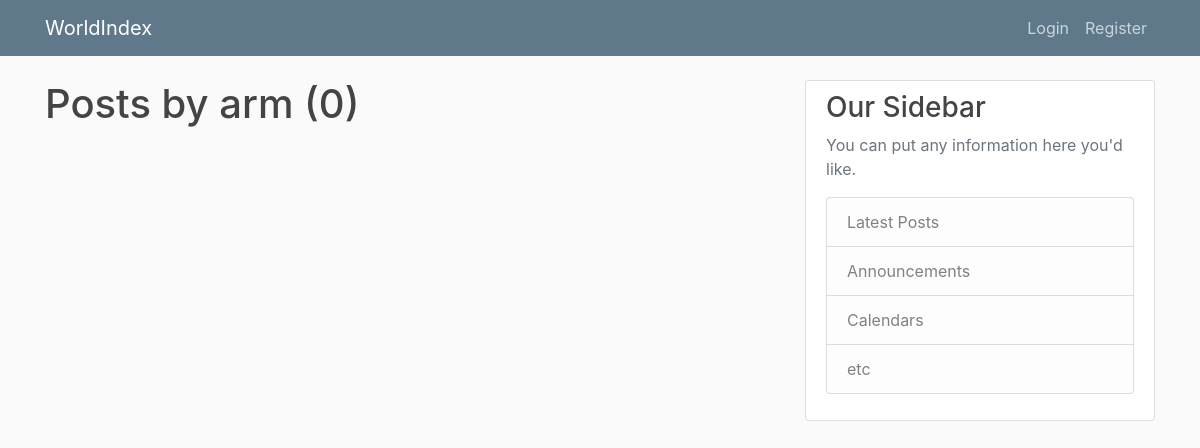
/user/arm, run on an earlier commit of the app's database.
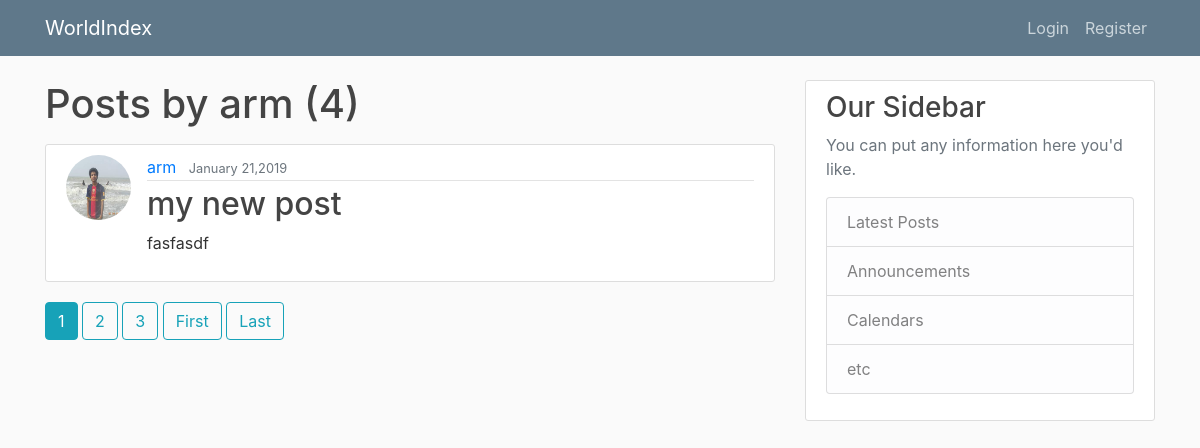
And on a later commit of the database.
### blog_app/models.py (models this page shows, shortened)
class Post(models.Model):
    title = models.CharField(max_length = 100)
    content = models.TextField()
    date_posted = models.DateTimeField(default= timezone.now)
    author = models.ForeignKey(User,on_delete= models.CASCADE)

### users/models.py (models this page shows, shortened)
class Profile(models.Model):
    user = models.OneToOneField(User,on_delete=models.CASCADE)
    image = models.ImageField(default = 'default.jpg',upload_to='profile_pics')
    ''' Signal'''

### blog_app/views.py (the view)
# urls.py: path('user/<str:username>', UserPostListView.as_view(),name = 'user-posts'),
class UserPostListView(ListView):
    model = Post
    template_name = 'user_post.html'
    context_object_name = 'posts'
    ordering = '-date_posted'
    paginate_by = 1
    def get_queryset(self):
        user = get_object_or_404(User,username=self.kwargs.get('username'))
        return Post.objects.filter(author=user).order_by('-date_posted')

### templates/user_post.html (shortened to what this page needs)
{% extends "base.html" %}
{% block content%}
<h1 class="mb-3">Posts by {{ view.kwargs.username}}  ({{page_obj.paginator.count}}) </h1>
{% for post in posts %}
<article class="media content-section">
    <img class="rounded-circle article-img" src="{{ post.author.profile.image.url }}">
    <div class="media-body">
        <div class="article-metadata">
            <a class="mr-2" href="{% url 'user-posts' post.author.username %}">{{ post.author }}</a>
            <small class="text-muted">{{ post.date_posted |date:"F d,Y" }}</small>
        </div>
        <h2><a class="article-title" href="{% url 'detail-view' post.id %}">{{ post.title }}</a></h2>
        <p class="article-content">{{ post.content }}</p>
    </div>
</article>
{% endfor %}
{% if is_paginated %}
{% for num in page_obj.paginator.page_range %}
{% if page_obj.number == num %}
<a class="btn btn-info mb-4" href="?page={{num}}">{{num}}</a>
{% elif num > page_obj.number|add:'-3' and num < page_obj.number|add:'3' %} <a class="btn btn-outline-info mb-4" href="?page={{num}}">{{num}}</a>
    {% endif %}
    {% endfor%}
    {% if page_obj.has_next %}
    <a class="btn btn-outline-info mb-4" href="?page={{ page_obj.next_page_number }}">First</a>
    <a class="btn btn-outline-info mb-4" href="?page={{ page_obj.paginator.num_pages }}">Last</a>
    {% endif %}
    {% endif %}
    {% endblock content %}

What changed in the data, as far as the page shows it:
added Post: author.profile.image (picture), author "arm", date_posted "January 21,2019", title "my new post", content "fasfasdf"
Also different on the page:
{{ page_obj.paginator.count }}: "0" → "4"
new list line: "1"
new list line: "2"
new list line: "3"
text now shown: "First Last"
